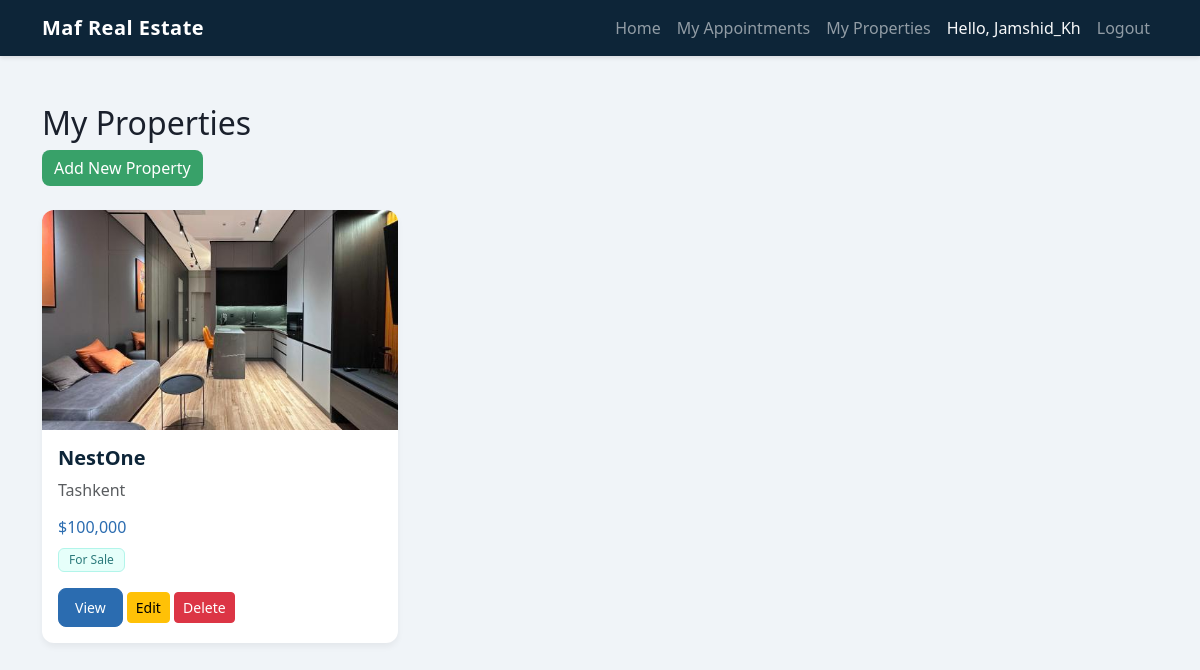
The page /my-properties/ (signed in) on the database its author committed.
### listings/models.py (models this page shows, shortened)
class Property(models.Model):
    TYPES = (
        ('sale', 'For Sale'),
        ('rent', 'For Rent'),
    )
    agent = models.ForeignKey(AgentProfile, on_delete=models.CASCADE, related_name='properties')
    title = models.CharField(max_length=200)
    description = models.TextField()
    property_type = models.CharField(max_length=10, choices=TYPES, default='sale', verbose_name="Type")
    price = models.DecimalField(max_digits=12, decimal_places=2)
    bedrooms = models.IntegerField()
    bathrooms = models.IntegerField()
    area = models.DecimalField(max_digits=8, decimal_places=2, help_text="Square meters")
    floors_total = models.IntegerField()
    city = models.CharField(max_length=100)
    address = models.CharField(max_length=255)
    has_gas = models.BooleanField(default=False)
    has_electricity = models.BooleanField(default=False)
    has_internet = models.BooleanField(default=False)
    year_built = models.IntegerField()
    last_major_renovation_at = models.DateField(blank=True, null=True)
    published_at = models.DateTimeField(auto_now_add=True)
    image = models.ImageField(upload_to='properties/', blank=True, null=True)

### listings/views.py (the view)
# urls.py: path('my-properties/', views.my_properties, name='my_properties'),
@login_required
def my_properties(request):
    if not hasattr(request.user, 'agent_profile'):
        messages.error(request, "Access denied. Agents only.")
        return redirect('home')
    properties = Property.objects.filter(agent=request.user.agent_profile).order_by('-published_at')
    return render(request, 'listings/my_properties.html', {'properties': properties})

### templates/listings/my_properties.html
{% extends 'base.html' %}
{% load humanize %}
{% block content %}
<div class="row mb-4">
  <div class="col-12">
    <h2>My Properties</h2>
    <a href="{% url 'create_property' %}" class="btn btn-success">Add New Property</a>
  </div>
</div>
<div class="row">
  {% for property in properties %}
  <div class="col-md-4 mb-4">
    <div class="card h-100 border-primary">
      {% if property.image %}
      <img src="{{ property.image.url }}" class="card-img-top" alt="{{ property.title }}">
      {% else %}
      <img src="https://via.placeholder.com/300x200" class="card-img-top" alt="No image">
      {% endif %}
      <div class="card-body">
        <h5 class="card-title">{{ property.title }}</h5>
        <p class="card-text text-muted">{{ property.city }}</p>
        <h6 class="text-primary">${{ property.price|floatformat:0|intcomma }}</h6>
        <span class="badge bg-info">{{ property.get_property_type_display }}</span>
        <div class="mt-3">
          <a href="{% url 'property_detail' property.pk %}" class="btn btn-primary btn-sm">View</a>
          <a href="{% url 'update_property' property.pk %}" class="btn btn-warning btn-sm">Edit</a>
          <a href="{% url 'delete_property' property.pk %}" class="btn btn-danger btn-sm">Delete</a>
        </div>
      </div>
    </div>
  </div>
  {% empty %}
  <div class="col-12">
    <p>You haven't listed any properties yet.</p>
  </div>
  {% endfor %}
</div>
{% endblock %}

### templates/base.html (shortened to what this page needs)
<!DOCTYPE html>
{% load static %}
<html lang="en">
<head>
    <link href="https://cdn.jsdelivr.net/npm/bootstrap@5.3.0/dist/css/bootstrap.min.css" rel="stylesheet">
    <link href="{% static 'css/style.css' %}" rel="stylesheet">
</head>
<body>
    <nav class="navbar navbar-expand-lg navbar-dark fixed-top">
        <div class="container">
            <a class="navbar-brand" href="{% url 'home' %}">Maf Real Estate</a>
            <div class="collapse navbar-collapse" id="navbarNav">
                <ul class="navbar-nav ms-auto">
                    <li class="nav-item"><a class="nav-link" href="{% url 'home' %}">Home</a></li>
                    {% if user.is_authenticated %}
                    <li class="nav-item"><a class="nav-link" href="{% url 'my_appointments' %}">My Appointments</a></li>
                    {% if user.agent_profile %}
                    <li class="nav-item"><a class="nav-link" href="{% url 'my_properties' %}">My Properties</a></li>
                    {% endif %}
                    <li class="nav-item">
                        <a class="nav-link text-light" href="{% url 'profile' %}">Hello, {{ user.username }}</a>
                    </li>
                    <li class="nav-item">
                        <form action="{% url 'logout' %}" method="post" class="d-inline">
                            <button type="submit" class="btn btn-link nav-link"
                                style="text-decoration: none;">Logout</button>
                        </form>
                    </li>
                    {% else %}
                    <li class="nav-item"><a class="nav-link" href="{% url 'login' %}">Login</a></li>
                    <li class="nav-item"><a class="nav-link" href="{% url 'register' %}">Register</a></li>
                    {% endif %}
                </ul>
            </div>
        </div>
    </nav>
    <div class="container mt-4">
        {% block content %}{% endblock %}
    </div>
</body>
</html>

### static/css/style.css (style rules this page uses)
body { background-color: #f0f4f8; font-family: 'Segoe UI', Tahoma, Geneva, Verdana, sans-serif; color: #1a202c; padding-top: 80px; }
.navbar { background-color: #0d2538 !important; box-shadow: 0 2px 4px rgba(0,0,0,0.1); }
.navbar-brand { font-weight: 700; letter-spacing: 0.5px; }
.card { border: none; border-radius: 12px; box-shadow: 0 4px 6px rgba(0,0,0,0.05); transition: transform 0.2s ease, box-shadow 0.2s ease; }
.card-img-top { border-radius: 12px 12px 0 0; height: 220px; object-fit: cover; }
.card-title { color: #0d2538; font-weight: 700; }
.text-primary { color: #2b6cb0 !important; }
.btn-primary { background-color: #2b6cb0; border-color: #2b6cb0; border-radius: 8px; font-weight: 500; padding: 8px 16px; }
.btn-success { background-color: #38a169; border: none; border-radius: 8px; }
.badge { border-radius: 6px; font-weight: 500; padding: 5px 10px; }
.bg-info { background-color: #e6fffa !important; color: #2c7a7b; border: 1px solid #b2f5ea; }

### rows shown on the page
Property: image (picture), title "NestOne", city "Tashkent", price "100,000", property_type "For Sale"

### other values the page prints
{{ user.username }} "Jamshid_Kh"
